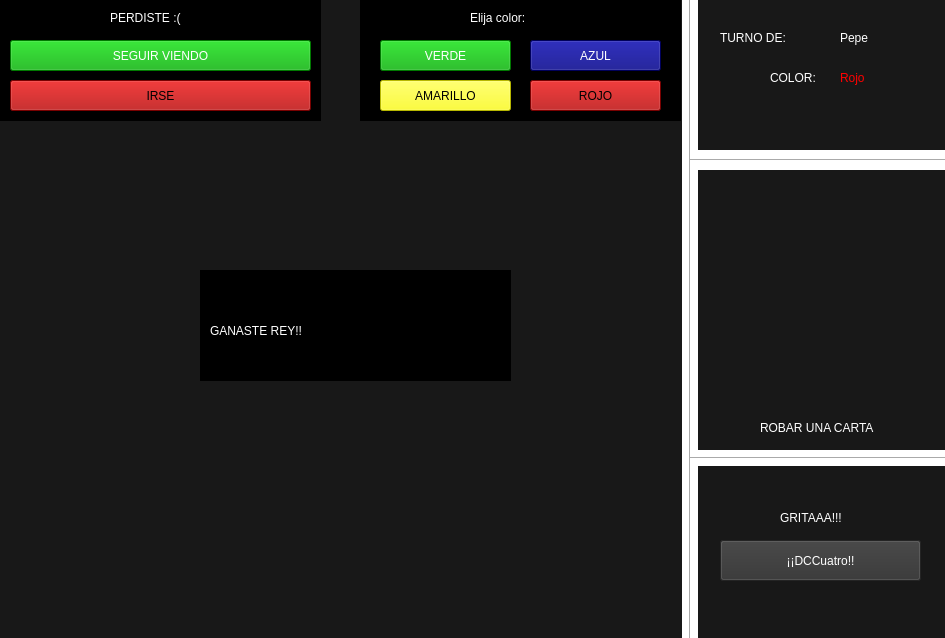
<?xml version="1.0" encoding="UTF-8"?>
<ui version="4.0">
 <class>MainWindow</class>
 <widget class="QMainWindow" name="MainWindow">
  <property name="enabled">
   <bool>true</bool>
  </property>
  <property name="geometry">
   <rect>
    <x>0</x>
    <y>0</y>
    <width>945</width>
    <height>638</height>
   </rect>
  </property>
  <property name="minimumSize">
   <size>
    <width>945</width>
    <height>638</height>
   </size>
  </property>
  <property name="maximumSize">
   <size>
    <width>945</width>
    <height>638</height>
   </size>
  </property>
  <property name="windowTitle">
   <string>MainWindow</string>
  </property>
  <property name="styleSheet">
   <string notr="true">background-color: rgb(24, 24, 24);</string>
  </property>
  <widget class="QWidget" name="centralwidget">
   <widget class="Line" name="line">
    <property name="geometry">
     <rect>
      <x>682</x>
      <y>-40</y>
      <width>16</width>
      <height>691</height>
     </rect>
    </property>
    <property name="styleSheet">
     <string notr="true">background-color: rgb(255, 255, 255);</string>
    </property>
    <property name="orientation">
     <enum>Qt::Vertical</enum>
    </property>
   </widget>
   <widget class="QLabel" name="robar_label">
    <property name="geometry">
     <rect>
      <x>750</x>
      <y>190</y>
      <width>151</width>
      <height>221</height>
     </rect>
    </property>
    <property name="cursor">
     <cursorShape>PointingHandCursor</cursorShape>
    </property>
    <property name="text">
     <string/>
    </property>
    <property name="pixmap">
     <pixmap>sprites/simple/reverso.png</pixmap>
    </property>
    <property name="scaledContents">
     <bool>true</bool>
    </property>
   </widget>
   <widget class="QLabel" name="label_2">
    <property name="geometry">
     <rect>
      <x>760</x>
      <y>420</y>
      <width>131</width>
      <height>16</height>
     </rect>
    </property>
    <property name="styleSheet">
     <string notr="true">color: rgb(255, 255, 255);
font: 81 8pt &quot;Rockwell Extra Bold&quot;;</string>
    </property>
    <property name="text">
     <string>ROBAR UNA CARTA</string>
    </property>
   </widget>
   <widget class="Line" name="line_2">
    <property name="geometry">
     <rect>
      <x>690</x>
      <y>450</y>
      <width>261</width>
      <height>16</height>
     </rect>
    </property>
    <property name="styleSheet">
     <string notr="true">background-color: rgb(255, 255, 255);</string>
    </property>
    <property name="orientation">
     <enum>Qt::Horizontal</enum>
    </property>
   </widget>
   <widget class="Line" name="line_3">
    <property name="geometry">
     <rect>
      <x>690</x>
      <y>150</y>
      <width>261</width>
      <height>20</height>
     </rect>
    </property>
    <property name="styleSheet">
     <string notr="true">background-color: rgb(255, 255, 255);</string>
    </property>
    <property name="orientation">
     <enum>Qt::Horizontal</enum>
    </property>
   </widget>
   <widget class="QLabel" name="label_4">
    <property name="geometry">
     <rect>
      <x>780</x>
      <y>510</y>
      <width>91</width>
      <height>16</height>
     </rect>
    </property>
    <property name="styleSheet">
     <string notr="true">color: rgb(255, 255, 255);
font: 81 10pt &quot;Rockwell Extra Bold&quot;;</string>
    </property>
    <property name="text">
     <string>GRITAAA!!!</string>
    </property>
   </widget>
   <widget class="QLabel" name="label_5">
    <property name="geometry">
     <rect>
      <x>720</x>
      <y>30</y>
      <width>101</width>
      <height>16</height>
     </rect>
    </property>
    <property name="styleSheet">
     <string notr="true">color: rgb(255, 255, 255);
font: 81 12pt &quot;Rockwell Extra Bold&quot;;</string>
    </property>
    <property name="text">
     <string>TURNO DE:</string>
    </property>
   </widget>
   <widget class="QLabel" name="label_6">
    <property name="geometry">
     <rect>
      <x>770</x>
      <y>70</y>
      <width>51</width>
      <height>16</height>
     </rect>
    </property>
    <property name="styleSheet">
     <string notr="true">color: rgb(255, 255, 255);
font: 81 9pt &quot;Rockwell Extra Bold&quot;;</string>
    </property>
    <property name="text">
     <string>COLOR:</string>
    </property>
   </widget>
   <widget class="QLabel" name="label_turno">
    <property name="geometry">
     <rect>
      <x>840</x>
      <y>30</y>
      <width>101</width>
      <height>16</height>
     </rect>
    </property>
    <property name="styleSheet">
     <string notr="true">color: rgb(255, 255, 255);</string>
    </property>
    <property name="text">
     <string>Pepe</string>
    </property>
   </widget>
   <widget class="QLabel" name="label_color_carta">
    <property name="geometry">
     <rect>
      <x>840</x>
      <y>70</y>
      <width>111</width>
      <height>16</height>
     </rect>
    </property>
    <property name="styleSheet">
     <string notr="true">color: rgb(255, 0, 0);</string>
    </property>
    <property name="text">
     <string>Rojo</string>
    </property>
   </widget>
   <widget class="QLabel" name="carta_centro">
    <property name="geometry">
     <rect>
      <x>280</x>
      <y>220</y>
      <width>131</width>
      <height>191</height>
     </rect>
    </property>
    <property name="text">
     <string/>
    </property>
    <property name="pixmap">
     <pixmap>Alito/sprites/simple/+2_rojo.png</pixmap>
    </property>
    <property name="scaledContents">
     <bool>true</bool>
    </property>
   </widget>
   <widget class="QPushButton" name="dccuatro_button">
    <property name="geometry">
     <rect>
      <x>720</x>
      <y>540</y>
      <width>201</width>
      <height>41</height>
     </rect>
    </property>
    <property name="cursor">
     <cursorShape>OpenHandCursor</cursorShape>
    </property>
    <property name="styleSheet">
     <string notr="true">color: rgb(255, 255, 255);
font: 81 15pt &quot;Rockwell Extra Bold&quot;;
background-color: rgb(51, 51, 51);</string>
    </property>
    <property name="text">
     <string>¡¡DCCuatro!!</string>
    </property>
   </widget>
   <widget class="QWidget" name="horizontalLayoutWidget">
    <property name="geometry">
     <rect>
      <x>120</x>
      <y>530</y>
      <width>441</width>
      <height>111</height>
     </rect>
    </property>
    <layout class="QHBoxLayout" name="horizontalLayout_1"/>
   </widget>
   <widget class="QWidget" name="horizontalLayoutWidget_2">
    <property name="geometry">
     <rect>
      <x>120</x>
      <y>0</y>
      <width>441</width>
      <height>111</height>
     </rect>
    </property>
    <layout class="QHBoxLayout" name="horizontalLayout_3"/>
   </widget>
   <widget class="QWidget" name="verticalLayoutWidget">
    <property name="geometry">
     <rect>
      <x>560</x>
      <y>110</y>
      <width>121</width>
      <height>421</height>
     </rect>
    </property>
    <layout class="QVBoxLayout" name="verticalLayout_4"/>
   </widget>
   <widget class="QWidget" name="verticalLayoutWidget_2">
    <property name="geometry">
     <rect>
      <x>20</x>
      <y>110</y>
      <width>111</width>
      <height>421</height>
     </rect>
    </property>
    <layout class="QVBoxLayout" name="verticalLayout_2"/>
   </widget>
   <widget class="QWidget" name="widget_colores" native="true">
    <property name="geometry">
     <rect>
      <x>360</x>
      <y>0</y>
      <width>321</width>
      <height>121</height>
     </rect>
    </property>
    <property name="styleSheet">
     <string notr="true">background-color: rgb(0, 0, 0);</string>
    </property>
    <widget class="QLabel" name="label_7">
     <property name="geometry">
      <rect>
       <x>110</x>
       <y>10</y>
       <width>121</width>
       <height>16</height>
      </rect>
     </property>
     <property name="styleSheet">
      <string notr="true">color: rgb(255, 255, 255);
font: 81 12pt &quot;Rockwell Extra Bold&quot;;</string>
     </property>
     <property name="text">
      <string>Elija color:</string>
     </property>
    </widget>
    <widget class="QPushButton" name="boton_verde">
     <property name="geometry">
      <rect>
       <x>20</x>
       <y>40</y>
       <width>131</width>
       <height>31</height>
      </rect>
     </property>
     <property name="cursor">
      <cursorShape>OpenHandCursor</cursorShape>
     </property>
     <property name="styleSheet">
      <string notr="true">color: rgb(255, 255, 255);
font: 81 11pt &quot;Rockwell Extra Bold&quot;;
background-color: rgb(0, 170, 0);</string>
     </property>
     <property name="text">
      <string>VERDE</string>
     </property>
    </widget>
    <widget class="QPushButton" name="boton_rojo">
     <property name="geometry">
      <rect>
       <x>170</x>
       <y>80</y>
       <width>131</width>
       <height>31</height>
      </rect>
     </property>
     <property name="cursor">
      <cursorShape>OpenHandCursor</cursorShape>
     </property>
     <property name="styleSheet">
      <string notr="true">color: rgb(0, 0, 0);
font: 81 11pt &quot;Rockwell Extra Bold&quot;;
background-color: rgb(170, 0, 0);</string>
     </property>
     <property name="text">
      <string>ROJO</string>
     </property>
    </widget>
    <widget class="QPushButton" name="boton_amarillo">
     <property name="geometry">
      <rect>
       <x>20</x>
       <y>80</y>
       <width>131</width>
       <height>31</height>
      </rect>
     </property>
     <property name="cursor">
      <cursorShape>OpenHandCursor</cursorShape>
     </property>
     <property name="styleSheet">
      <string notr="true">color: rgb(0, 0, 0);
font: 81 11pt &quot;Rockwell Extra Bold&quot;;
background-color: rgb(255, 255, 2);</string>
     </property>
     <property name="text">
      <string>AMARILLO</string>
     </property>
    </widget>
    <widget class="QPushButton" name="boton_azul">
     <property name="geometry">
      <rect>
       <x>170</x>
       <y>40</y>
       <width>131</width>
       <height>31</height>
      </rect>
     </property>
     <property name="cursor">
      <cursorShape>OpenHandCursor</cursorShape>
     </property>
     <property name="styleSheet">
      <string notr="true">color: rgb(255, 255, 255);
font: 81 11pt &quot;Rockwell Extra Bold&quot;;
background-color: rgb(0, 0, 127);</string>
     </property>
     <property name="text">
      <string>AZUL</string>
     </property>
    </widget>
   </widget>
   <widget class="QWidget" name="widget_ganaste" native="true">
    <property name="geometry">
     <rect>
      <x>200</x>
      <y>270</y>
      <width>311</width>
      <height>111</height>
     </rect>
    </property>
    <property name="styleSheet">
     <string notr="true">background-color: rgb(0, 0, 0);</string>
    </property>
    <widget class="QLabel" name="label_9">
     <property name="geometry">
      <rect>
       <x>10</x>
       <y>40</y>
       <width>321</width>
       <height>41</height>
      </rect>
     </property>
     <property name="styleSheet">
      <string notr="true">color: rgb(255, 255, 255);
font: 81 25pt &quot;Rockwell Extra Bold&quot;;</string>
     </property>
     <property name="text">
      <string>GANASTE REY!!</string>
     </property>
    </widget>
   </widget>
   <widget class="QWidget" name="widget_perdiste" native="true">
    <property name="geometry">
     <rect>
      <x>0</x>
      <y>0</y>
      <width>321</width>
      <height>121</height>
     </rect>
    </property>
    <property name="styleSheet">
     <string notr="true">background-color: rgb(0, 0, 0);</string>
    </property>
    <widget class="QLabel" name="label_8">
     <property name="geometry">
      <rect>
       <x>110</x>
       <y>10</y>
       <width>121</width>
       <height>16</height>
      </rect>
     </property>
     <property name="styleSheet">
      <string notr="true">color: rgb(255, 255, 255);
font: 81 12pt &quot;Rockwell Extra Bold&quot;;</string>
     </property>
     <property name="text">
      <string>PERDISTE :(</string>
     </property>
    </widget>
    <widget class="QPushButton" name="boton_seguir_viendo">
     <property name="geometry">
      <rect>
       <x>10</x>
       <y>40</y>
       <width>301</width>
       <height>31</height>
      </rect>
     </property>
     <property name="cursor">
      <cursorShape>OpenHandCursor</cursorShape>
     </property>
     <property name="styleSheet">
      <string notr="true">color: rgb(255, 255, 255);
font: 81 11pt &quot;Rockwell Extra Bold&quot;;
background-color: rgb(0, 170, 0);</string>
     </property>
     <property name="text">
      <string>SEGUIR VIENDO</string>
     </property>
    </widget>
    <widget class="QPushButton" name="boton_irse">
     <property name="geometry">
      <rect>
       <x>10</x>
       <y>80</y>
       <width>301</width>
       <height>31</height>
      </rect>
     </property>
     <property name="cursor">
      <cursorShape>OpenHandCursor</cursorShape>
     </property>
     <property name="styleSheet">
      <string notr="true">color: rgb(0, 0, 0);
font: 81 11pt &quot;Rockwell Extra Bold&quot;;
background-color: rgb(170, 0, 0);</string>
     </property>
     <property name="text">
      <string>IRSE</string>
     </property>
    </widget>
   </widget>
  </widget>
 </widget>
 <resources/>
 <connections/>
 <slots>
  <slot>ingresar_usuario()</slot>
 </slots>
</ui>
